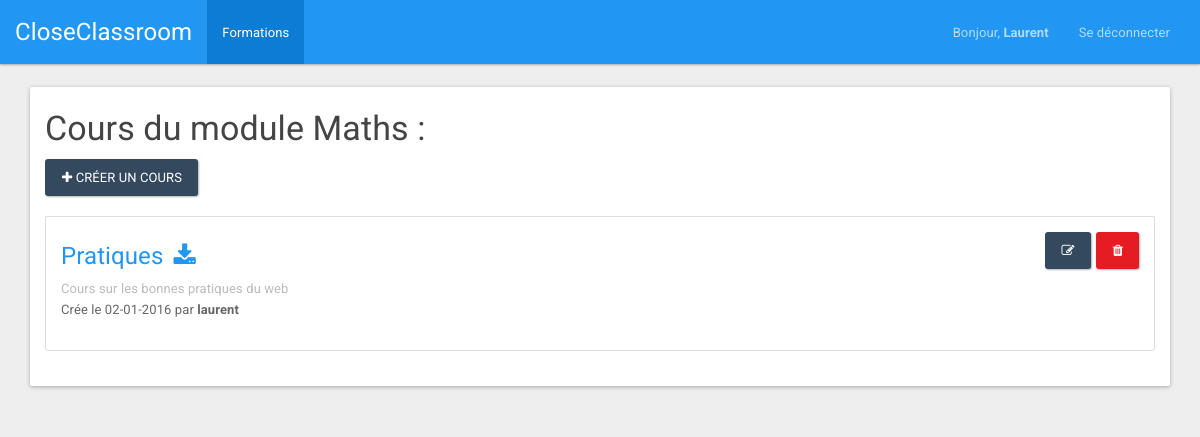
The app's page /index.php?page=showModule&idModule=1 (signed in), older data.
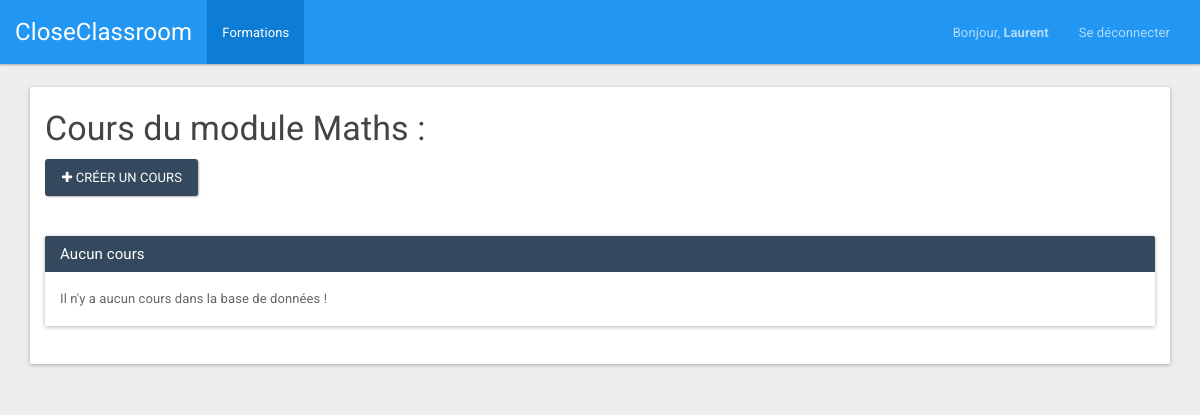
The same page, newer data.
### tables this page shows
CREATE TABLE IF NOT EXISTS `practices` (
  `id` int(11) NOT NULL AUTO_INCREMENT,
  `name` varchar(256) NOT NULL,
  `path` varchar(256) NOT NULL,
  `user` int(11) NOT NULL,
  `description` text NOT NULL,
  `date` varchar(12) NOT NULL,
  `file` varchar(256) NOT NULL,
  `id_module` int(11) NOT NULL,
  PRIMARY KEY (`id`),
  KEY `user` (`user`),
  KEY `module` (`id_module`)
);

### bddManager/ModuleDAO.php (called while the page is built, shortened)
<?php
class ModuleDAO
{
    public function getNameModule($idModule)
    {
        try {
            $resultat = mysqli_query($_SESSION['bdd'], "SELECT name FROM modules WHERE `id`= '" . $idModule . "'");
            if (mysqli_num_rows($resultat) != '0') {
                $tab[0] = mysqli_fetch_assoc($resultat);
                return $tab[0];
            } else {
                return;
            }
        }
        catch (Exception $e) {
            $_SESSION['error'] = 'Erreur requete BDD';
            $_SESSION['display_msg_error'] = true;
        }
    }
}

### bddManager/PracticeDAO.php (called while the page is built, shortened)
<?php
class PracticeDAO
{
    public function getPracticesByModule($idModule)
    {
        try {
            $resultat = mysqli_query($_SESSION['bdd'], "SELECT * FROM practices WHERE `id_module`= '" . $idModule . "'");
            if (mysqli_num_rows($resultat) != '0') {
                $tab[0] = mysqli_fetch_assoc($resultat);
                return $tab;
            } else {
                return false;
            }
        }
        catch (Exception $e) {
            $_SESSION['error'] = 'Erreur requete BDD';
            $_SESSION['display_msg_error'] = true;
        }
    }
}

### bddManager/UserDAO.php (called while the page is built, shortened)
<?php
class UserDAO
{
    public function getInfoUser($idUser)
    {
        try {
            $resultat = mysqli_query($_SESSION['bdd'], "SELECT id, login, email, password, type, name, first_name FROM users WHERE `id`= '" . $idUser . "'");
            if (mysqli_num_rows($resultat) != '0') {
                $tab[0] = mysqli_fetch_assoc($resultat);
                return $tab[0];
            } else {
                return;
            }
        }
        catch (Exception $e) {
            $_SESSION['error'] = 'Erreur requete BDD';
            $_SESSION['display_msg_error'] = true;
        }
    }
}

### views/PracticeView.class.php (the view, shortened to what this page needs)
<?php
class PracticeView
{
	public function getViewTop($nameModule)
	{
		return '
		<script>document.getElementById("tabFormation").className = "active";</script>
		<div class="container">
			<div class="panel panel-default">
				<div class="panel-body" style="padding-top: 0px;">
					<h3>Cours du module '.$nameModule.' :</h3>
					<div class="list-group">';
					}
					public function getViewBottom()
					{
						return '
					</div>
				</div>
			</div>
		</div>
		';
	}
	public function getView($mesCours, $typeUser, $nameModule)
	{
		$view = ''.$this->getViewTop($nameModule).$this->getListe($mesCours, $typeUser).$this->getViewBottom();
		return $view;
	}
	public function getListe($mesCours, $typeUser)
	{
		if ($typeUser != 'Etudiant') {
			$view = '<a style="margin-bottom: 20px;" href="index.php?page=createPractice" class="btn btn-info"><span class="fa fa-plus"></span> Créer un cours</a>';
		} else {
			$view = '';
		}
		if (!$mesCours) {
			$view = $view.'<div class="panel panel-info" style="margin-top: 20px;">
			<div class="panel-heading">
				<h3 class="panel-title">Aucun cours</h3>
			</div>
			<div class="panel-body">
				Il n\'y a aucun cours dans la base de données !</div>
			</div>';
		} else {
			foreach ($mesCours as &$cours) {
				$modif = '';
				if ($typeUser != 'Etudiant') {
					$modif = '<form method="POST" action="index.php?page=deletePractice&idPractice='.$cours['id'].'" accept-charset="UTF-8" class="form-inline"><input name="_method" type="hidden" value="DELETE">
					<a style="float: right; margin-left: 5px;" data-toggle="modal" href="#deleteCours'.$cours['id'].'" role="button" class="btn btn-danger"><i class="fa fa-trash"></i></a>
					<div id="deleteCours'.$cours['id'].'" class="modal" style="display: none;">
						<div class="modal-dialog">
							<div class="modal-content">
								<div class="modal-header">
									<button type="button" class="close" data-dismiss="modal" aria-hidden="true">×</button>
									<h4 class="modal-title">Suppression de cours</h4>
								</div>
								<div class="modal-body">
									<p>Voulez-vous vraiment supprimer le cours <b>'.$cours['name'].'</b> ?</p>
								</div>
								<div class="modal-footer">
									<button class="btn" data-dismiss="modal" aria-hidden="true">Non</button>
									<input class="btn btn-primary" type="submit" value="Oui">
								</div>
							</div>
						</div>
					</div>
				</form>
				<a style="float: right;" href="index.php?page=updatePractice&idPractice='.$cours['id'].'" role="button" class="btn btn-info"><i class="fa fa-edit"></i></a>';
			}
			$view = $view.'<div class="list-group-item">'.$modif.'
			<h4><a class="text-primary" target="_blank" href="/'.$cours['path'].'">'.$cours['name'].'</a><a style="margin-left: 10px;" class="text-primary" download target="_blank" href="/'.$cours['path'].'"><i class="fa fa-download"></i></a></h4>
			<p class="list-group-item-text">'.$cours['description'].'</p>
			<p>Crée le '.$cours['date'].' par <b>'.$cours['user'].'</b></p>
		</div>';
	}
}
return $view;
}
}

Row changes from the older to the newer data that the page shows:
no longer on this page (row edited): practices: name "Pratiques", description "Cours sur les bonnes pratiques du web", date "02-01-2016"
Text that changed along with them:
$cours['user']: "laurent" → (not shown)
text no longer shown: "Crée le par"
text now shown: "Aucun cours Il n ' y a aucun cours dans la base de données !"
